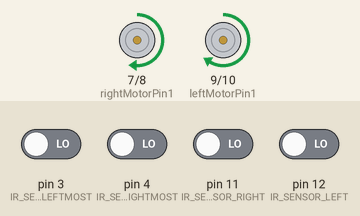
This sketch was run on a simulated Arduino Uno, built with avr-gcc and run on an emulated ATmega328P. On the bench: motor-driver pin pairs drawn as motors (green arrow = first pin HIGH = forward, orange = second pin HIGH = backward, longer = more drive, scaled by the enable pin). Inputs (shaded band) come from the test bench; at power-on: pin 3 (IR_SENSOR_LEFTMOST), pin 4 (IR_SENSOR_RIGHTMOST), pin 11 (IR_SENSOR_RIGHT), pin 12 (IR_SENSOR_LEFT) LOW.

Above: at 1.2 s.
1.3 s: pin 3 (IR_SENSOR_LEFTMOST) driven HIGH
At 2.5 s:
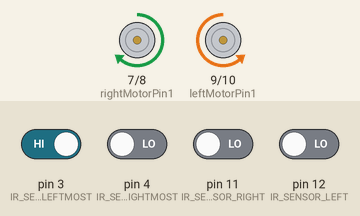
2.8 s: pin 11 (IR_SENSOR_RIGHT) driven HIGH
At 4.0 s:
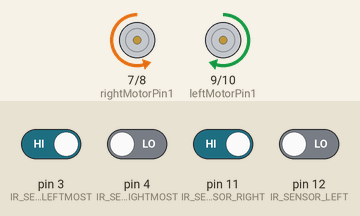
4.3 s: pin 4 (IR_SENSOR_RIGHTMOST) driven HIGH
At 5.1 s:
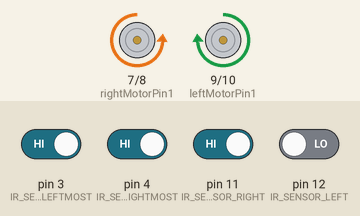
5.8 s: pin 12 (IR_SENSOR_LEFT) driven HIGH
At 6.6 s:
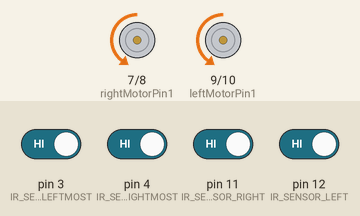
7.3 s: pin 11 (IR_SENSOR_RIGHT) driven LOW
At 8.3 s:
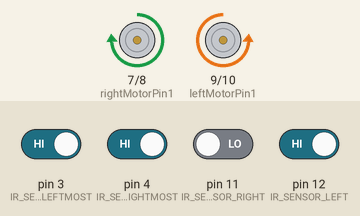
8.8 s: pin 12 (IR_SENSOR_LEFT) driven LOW
At 9.8 s:
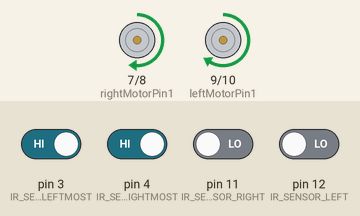
Timing chart, 0 to 11.3 s (numbered marks = the images above; inputs shaded):
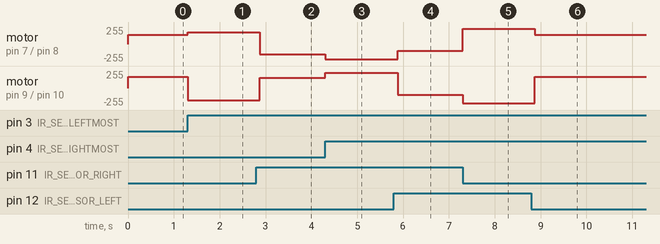

The sketch:

sketch_dec31a.ino
```cpp
#define IR_SENSOR_RIGHT 11
#define IR_SENSOR_LEFT 12
#define IR_SENSOR_LEFTMOST 3
#define IR_SENSOR_RIGHTMOST 4
#define MOTOR_SPEED 140
#define NormalTurn 155
#define BigTurn  230
#define OuterTurn 180
#define time 1400
#define smallTime 100

//Right motor
int enableRightMotor=6;
int rightMotorPin1=7;
int rightMotorPin2=8;

//Left motor
int enableLeftMotor=5;
int leftMotorPin1=9;
int leftMotorPin2=10;

void setup()
{
  //The problem with TT gear motors is that, at very low pwm value it does not even rotate.
  //If we increase the PWM value then it rotates faster and our robot is not controlled in that speed and goes out of line.
  //For that we need to increase the frequency of analogWrite.
  //Below line is important to change the frequency of PWM signal on pin D5 and D6
  //Because of this, motor runs in controlled manner (lower speed) at high PWM value.
  //This sets frequecny as 7812.5 hz.

  TCCR0B = TCCR0B & B11111000 | B00000010 ;

  // put your setup code here, to run once:
  pinMode(enableRightMotor, OUTPUT);
  pinMode(rightMotorPin1, OUTPUT);
  pinMode(rightMotorPin2, OUTPUT);

  pinMode(enableLeftMotor, OUTPUT);
  pinMode(leftMotorPin1, OUTPUT);
  pinMode(leftMotorPin2, OUTPUT);

  pinMode(IR_SENSOR_RIGHT, INPUT);
  pinMode(IR_SENSOR_LEFT, INPUT);
  rotateMotor(0,0);
}


void loop()
{

  int rightIRSensorValue = digitalRead(IR_SENSOR_RIGHT);
  int leftIRSensorValue = digitalRead(IR_SENSOR_LEFT);
  int rightMostIRSensorValue = digitalRead(IR_SENSOR_RIGHTMOST);
  int leftMostIRSensorValue = digitalRead(IR_SENSOR_LEFTMOST);

  //If both the sensors detect black line, then stop
  if(rightIRSensorValue == HIGH && leftIRSensorValue == HIGH){
    rotateMotor(-100,-100);
  }
  else if (rightIRSensorValue == HIGH && leftIRSensorValue == HIGH && rightMostIRSensorValue == HIGH && leftMostIRSensorValue == HIGH){
     rotateMotor(0,0);
  }
    // If LeftMost and left sensor active then max turn
  else if (leftMostIRSensorValue == HIGH && leftIRSensorValue == HIGH ){
    rotateMotor(BigTurn, -BigTurn);
    delay(time);
  }

  //If RightMost and Right sensor active then max turn
  else if (rightMostIRSensorValue == HIGH && rightIRSensorValue == HIGH){
    rotateMotor(-BigTurn, BigTurn);
    delay(time);
  }
  // IF LeftMost Sensor active
  else if(leftMostIRSensorValue == HIGH && rightIRSensorValue == LOW && leftIRSensorValue == LOW && rightMostIRSensorValue == LOW){
    rotateMotor(OuterTurn, -OuterTurn);
    delay(time);
  }

  // IF RightMost Sensor active
  else if(rightMostIRSensorValue == HIGH && rightIRSensorValue == LOW && leftIRSensorValue == LOW && leftMostIRSensorValue == LOW){
   rotateMotor(-OuterTurn, OuterTurn);
   delay(time);
  }
  //If none of the sensors detects black line, then go straight
  else if (rightIRSensorValue == LOW && leftIRSensorValue == LOW)
  {
    rotateMotor(MOTOR_SPEED, (MOTOR_SPEED+30));
  }
  //If right sensor detects black line, then turn right
  else if (rightIRSensorValue == HIGH && leftIRSensorValue == LOW )
  {
      rotateMotor(-NormalTurn, NormalTurn);
      delay(smallTime);
  }
  //If left sensor detects black line, then turn left
  else if (rightIRSensorValue == LOW && leftIRSensorValue == HIGH )
  {
      rotateMotor(NormalTurn, -NormalTurn);
      delay(smallTime);
  }

  //Exceptions
  else if(leftMostIRSensorValue == HIGH && rightIRSensorValue == LOW && leftIRSensorValue == HIGH && rightMostIRSensorValue == LOW){
     rotateMotor(OuterTurn, -OuterTurn);
     delay(time);
   }

   // IF RightMost Sensor active
   else if(rightMostIRSensorValue == HIGH && rightIRSensorValue == LOW && leftIRSensorValue == HIGH && leftMostIRSensorValue == LOW){
     rotateMotor(-OuterTurn, OuterTurn);
     delay(time);
   }
}


void rotateMotor(int rightMotorSpeed, int leftMotorSpeed)
{

  if (rightMotorSpeed < 0)
  {
    digitalWrite(rightMotorPin1,LOW);
    digitalWrite(rightMotorPin2,HIGH);
  }
  else if (rightMotorSpeed > 0)
  {
    digitalWrite(rightMotorPin1,HIGH);
    digitalWrite(rightMotorPin2,LOW);
  }
  else
  {
    digitalWrite(rightMotorPin1,LOW);
    digitalWrite(rightMotorPin2,LOW);
  }

  if (leftMotorSpeed < 0)
  {
    digitalWrite(leftMotorPin1,LOW);
    digitalWrite(leftMotorPin2,HIGH);
  }
  else if (leftMotorSpeed > 0)
  {
    digitalWrite(leftMotorPin1,HIGH);
    digitalWrite(leftMotorPin2,LOW);
  }
  else
  {
    digitalWrite(leftMotorPin1,LOW);
    digitalWrite(leftMotorPin2,LOW);
  }
  analogWrite(enableRightMotor, abs(rightMotorSpeed));
  analogWrite(enableLeftMotor, abs(leftMotorSpeed));
}

// Sensor Check
// const int leftMostSensorPin = 3;
// const int middleLeftSensorPin = 12;
// const int rightMostSensorPin = 4;
// const int middleRightSensorPin = 11;

// void setup() {
//   Serial.begin(9600);
//   pinMode(leftMostSensorPin, INPUT);
//   pinMode(middleLeftSensorPin, INPUT);
//   pinMode(rightMostSensorPin, INPUT);
//   pinMode(middleRightSensorPin, INPUT);
// }

// void loop() {
//   int leftMostValue = digitalRead(leftMostSensorPin);
//   int middleLeftValue = digitalRead(middleLeftSensorPin);
//   int rightMostValue = digitalRead(rightMostSensorPin);
//   int middleRightValue = digitalRead(middleRightSensorPin);

//   Serial.print("Left Most Sensor: ");
//   Serial.print(leftMostValue);

//   Serial.print("\t Middle Left Sensor: ");
//   Serial.print(middleLeftValue);

//   Serial.print("\t Right Most Sensor: ");
//   Serial.print(rightMostValue);

//   Serial.print("\t Middle Right Sensor: ");
//   Serial.println(middleRightValue);

//   delay(500); // Adjust the delay as needed
// }
```

Measured:
- after the input at 1.3 s, motor on pin 7 (rightMotorPin1) / pin 8 (rightMotorPin2): forward 140/255 → forward 180/255 at once; motor on pin 9 (leftMotorPin1) / pin 10 (leftMotorPin2): forward 170/255 → backward 180/255 at once
- after the input at 2.8 s, motor on pin 7 (rightMotorPin1) / pin 8 (rightMotorPin2): forward 180/255 → backward 155/255 after 0.08 s; motor on pin 9 (leftMotorPin1) / pin 10 (leftMotorPin2): backward 180/255 → forward 155/255 after 0.08 s
- after the input at 4.3 s, motor on pin 7 (rightMotorPin1) / pin 8 (rightMotorPin2): backward 155/255 → backward 230/255 at once; motor on pin 9 (leftMotorPin1) / pin 10 (leftMotorPin2): forward 155/255 → forward 230/255 at once
- after the input at 5.8 s, motor on pin 7 (rightMotorPin1) / pin 8 (rightMotorPin2): backward 230/255 → backward 100/255 after 0.08 s; motor on pin 9 (leftMotorPin1) / pin 10 (leftMotorPin2): forward 230/255 → backward 100/255 after 0.08 s
- after the input at 7.3 s, motor on pin 7 (rightMotorPin1) / pin 8 (rightMotorPin2): backward 100/255 → forward 230/255 at once; motor on pin 9 (leftMotorPin1) / pin 10 (leftMotorPin2): backward 100/255 → backward 230/255 at once
- after the input at 8.8 s, motor on pin 7 (rightMotorPin1) / pin 8 (rightMotorPin2): forward 230/255 → forward 140/255 after 0.08 s; motor on pin 9 (leftMotorPin1) / pin 10 (leftMotorPin2): backward 230/255 → forward 170/255 after 0.08 s
